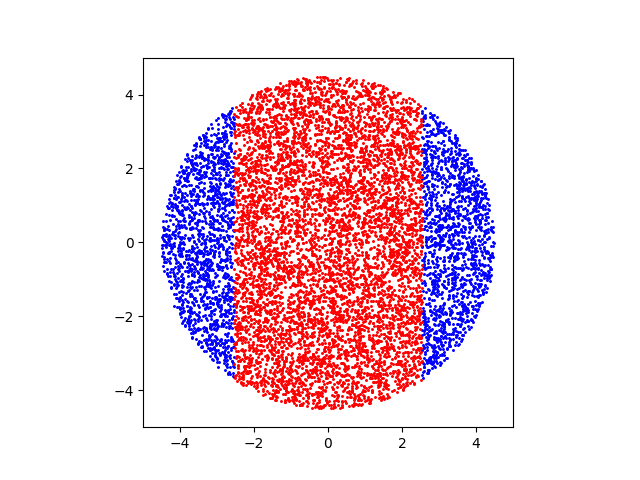

Reproduce this figure in Python.
import matplotlib.pyplot as plt
import scipy.optimize as opt
import scipy.odr as odr
import numpy as np

Punkte = 10000

Radius = 4.5*np.sqrt(np.random.rand(Punkte))

Winkel = 2 * np.pi * np.random.rand(Punkte)

x = Radius * np.cos(Winkel)
y = Radius * np.sin(Winkel)

xWerte = []
yWerte = []

FxWerte = []
FyWerte = []

Ungenauigkeit = 2.2
while len(xWerte)/Punkte < 0.683:
    print(len(xWerte)/Punkte)
    xWerte = []
    yWerte = []
    FxWerte = []
    FyWerte = []
    for i in range(Punkte):
        if x[i] < Ungenauigkeit:
            if x[i] > -Ungenauigkeit:
                xWerte.append(x[i])
                yWerte.append(y[i])
            else:
                FxWerte.append(x[i])
                FyWerte.append(y[i])
        else:
                FxWerte.append(x[i])
                FyWerte.append(y[i])
    Ungenauigkeit = Ungenauigkeit + 0.001
    
    
plt.scatter(FxWerte, FyWerte, s=5, c='b', marker='.')
plt.scatter(xWerte, yWerte, s=5, c='r', marker='.')
print(f'Die Messungenauigkeit des Radius beträgt für 1 Sigma etwa {Ungenauigkeit:1f} mm')
plt.xlim(-5,5)
plt.ylim(-5,5)
plt.gca().set_aspect('equal', adjustable='box')
plt.savefig('P5\\529\\Statistik Dosimeter.png')
plt.show()
